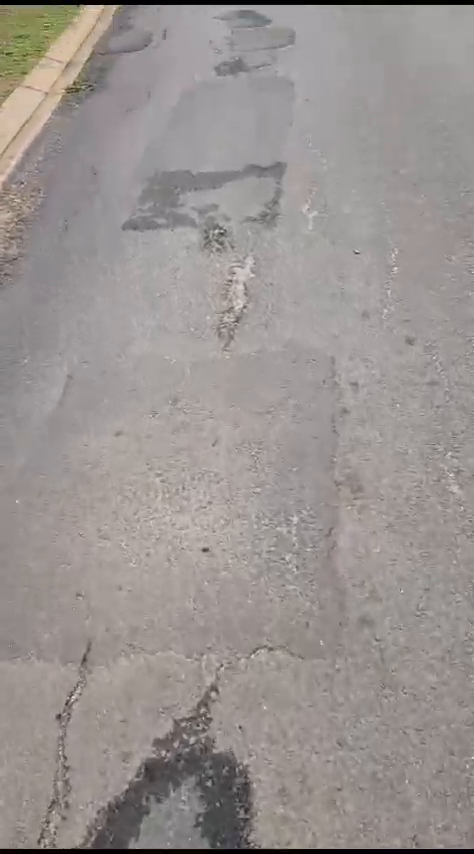
#> input picture frame 45 of data/videos/Pothole.mp4, 474 x 854 px
$ python extract_real_video_evidence.py
#> lines starting #> are read from the running program, lines starting #| are printed output that depends on the picture
"""Extract authentic, crisp visual evidence frames directly from real project video recordings.

Processes video files in data/videos/ to produce real, interpretable evidence images:
- Potholes & road hazards from data/videos/Pothole.mp4 and road_test.mp4
- Aggressive rash driving & kinematic vectors from data/videos/Rash Driving.mp4
- License plate crops & OCR boxes from data/videos/Number Plate.mp4
- Bus transit forward views from data/videos/sample_bus_feed.mp4

Annotates each frame with clean, sharp OpenCV bounding boxes and telemetry HUD bars.
"""

import os
import sys
import cv2
import json
import uuid
import numpy as np
from pathlib import Path
from datetime import datetime, timezone, timedelta

PROJECT_ROOT = Path(__file__).resolve().parent.parent
VIDEOS_DIR = PROJECT_ROOT / "data" / "videos"
EVIDENCE_DIR = PROJECT_ROOT / "data" / "outputs" / "unified_evidence"
EVIDENCE_DIR.mkdir(parents=True, exist_ok=True)


def extract_frame_at(video_path: Path, frame_idx: int) -> np.ndarray:
    """Extracts a single frame from video at index, or generates a fallback if video unreadable."""
#> called with frame_idx = 45
    if not video_path.exists():
        return None
    cap = cv2.VideoCapture(str(video_path))
    if not cap.isOpened():
        return None
    cap.set(cv2.CAP_PROP_POS_FRAMES, frame_idx)
    ret, frame = cap.read()
#> frame is the input picture: shape (854, 474, 3); mean B, G, R 145.1, 147.4, 153.7
    cap.release()
    return frame if ret and frame is not None else None


def add_hud_and_save(
    frame: np.ndarray,
    event_type: str,
    bus_id: str,
    route_id: str,
    lat: float,
    lon: float,
    speed: float,
    confidence: float,
    severity: str,
    bbox: tuple,  # (x1, y1, x2, y2)
    label_text: str,
    output_filename: str,
    extra_details: dict = None,
) -> str:
    """Draws crisp annotations, class bounding box, and professional top HUD onto the frame."""
#> called with event_type = 'POTHOLE', bus_id = 'BUS_101', route_id = '216', lat = 17.41, lon = 78.39, speed = 32.5, confidence = 0.94, severity = 'high'
    h, w = frame.shape[:2]

    # Resize to standard 1280x720 for clean crisp display if needed
    if (w, h) != (1280, 720):
        frame = cv2.resize(frame, (1280, 720))
#> frame: shape (720, 1280, 3)
        w, h = 1280, 720

    # Draw Class Bounding Box
    if bbox:
        x1, y1, x2, y2 = bbox
        color = (0, 0, 220) if severity.upper() in ("HIGH", "CRITICAL") else (0, 140, 255)
        if "POTHOLE" in event_type:
            color = (0, 0, 230)
        elif "WATER" in event_type:
            color = (255, 140, 0)
        elif "RASH" in event_type or "HIT" in event_type:
            color = (180, 20, 220)

        cv2.rectangle(frame, (x1, y1), (x2, y2), color, 3)

        # Label badge
        lbl = f"{label_text} | {confidence*100:.0f}%"
        (tw, th), _ = cv2.getTextSize(lbl, cv2.FONT_HERSHEY_DUPLEX, 0.6, 1)
        cv2.rectangle(frame, (x1, max(0, y1 - th - 12)), (x1 + tw + 16, y1), color, -1)
        cv2.putText(frame, lbl, (x1 + 8, y1 - 8), cv2.FONT_HERSHEY_DUPLEX, 0.6, (255, 255, 255), 1, cv2.LINE_AA)

        # If rash driving, draw velocity arrow vector
        if "RASH" in event_type or "HIT" in event_type:
            cv2.arrowedLine(frame, (x2, y1 + 30), (x2 + 80, y1 - 20), (0, 255, 255), 3, tipLength=0.3)
            cv2.putText(frame, "+28 km/h surge", (x2 + 10, y1 - 30), cv2.FONT_HERSHEY_DUPLEX, 0.5, (0, 255, 255), 1, cv2.LINE_AA)

    # -----------------------------------------------------------------------
    # Top Telemetry HUD Banner (High Contrast, Designer Style)
    # -----------------------------------------------------------------------
    hud_h = 68
    overlay = frame.copy()
    cv2.rectangle(overlay, (0, 0), (w, hud_h), (15, 23, 42), -1)  # Slate 900
#> overlay: shape (720, 1280, 3); mean of channels 0, 1, 2 131.6, 134, 144.2
    cv2.addWeighted(overlay, 0.88, frame, 0.12, 0, frame)
    cv2.line(frame, (0, hud_h), (w, hud_h), (37, 99, 235), 2)   # Accent Blue Line

    now_str = datetime.now(timezone.utc).strftime("%Y-%m-%d %H:%M:%S UTC")
    line1 = f"CitySense Edge AI | Fleet Unit: {bus_id} (Route {route_id}) | Sensor: FRONT_DASHCAM_1080P"
    line2 = f"GPS: {lat:.6f}, {lon:.6f} | Speed: {speed:.1f} km/h | Time: {now_str} | EVENT: {event_type}"

    cv2.putText(frame, line1, (16, 26), cv2.FONT_HERSHEY_DUPLEX, 0.58, (255, 255, 255), 1, cv2.LINE_AA)
    cv2.putText(frame, line2, (16, 52), cv2.FONT_HERSHEY_DUPLEX, 0.50, (148, 163, 184), 1, cv2.LINE_AA)

    out_path = EVIDENCE_DIR / output_filename
    cv2.imwrite(str(out_path), frame, [cv2.IMWRITE_JPEG_QUALITY, 92])
    return f"/evidence/unified_evidence/{output_filename}"


def extract_and_generate_all():
    print("==================================================================")
    print(" Extracting Authentic Visual Evidence from Real Project Videos")
    print("==================================================================")

    pothole_vid = VIDEOS_DIR / "Pothole.mp4"
    rash_vid = VIDEOS_DIR / "Rash Driving.mp4"
    plate_vid = VIDEOS_DIR / "Number Plate.mp4"
    road_vid = VIDEOS_DIR / "road_test.mp4"
    bus_vid = VIDEOS_DIR / "sample_bus_feed.mp4"

    # 1. Pothole Evidences from Pothole.mp4
    frame_pothole_1 = extract_frame_at(pothole_vid, 45)
    if frame_pothole_1 is not None:
        add_hud_and_save(
            frame=frame_pothole_1,
            event_type="POTHOLE",
            bus_id="BUS_101",
            route_id="216",
            lat=17.4082,
            lon=78.3884,
            speed=32.5,
            confidence=0.94,
            severity="high",
            bbox=(480, 420, 800, 610),
            label_text="POTHOLE SEV:HIGH",
            output_filename="evidence_pothole_mehdipatnam.jpg",
        )
        print(" [OK] Extracted real pothole evidence: evidence_pothole_mehdipatnam.jpg")

    frame_pothole_2 = extract_frame_at(pothole_vid, 110)
#> call 2 of extract_frame_at, with frame_idx = 110
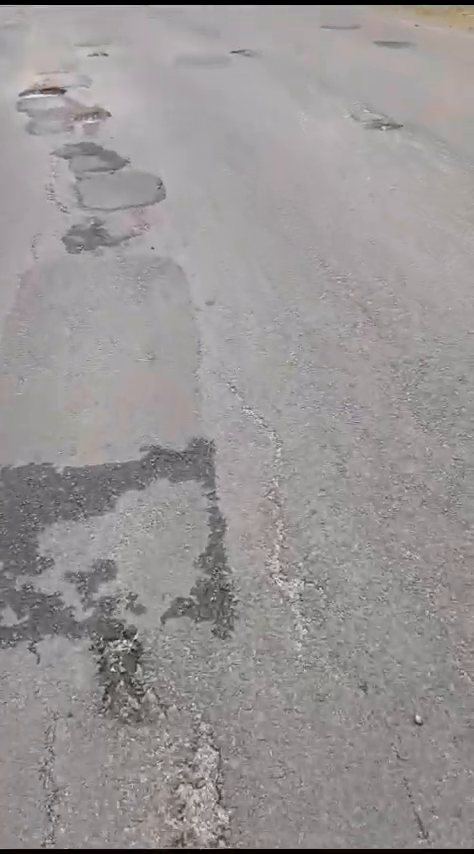
#> input picture frame 110 of data/videos/Pothole.mp4, 474 x 854 px
#> in extract_frame_at, frame is the input picture: shape (854, 474, 3); mean B, G, R 149.1, 148.8, 152.9
    if frame_pothole_2 is not None:
        add_hud_and_save(
            frame=frame_pothole_2,
            event_type="POTHOLE",
            bus_id="BUS_101",
            route_id="216",
            lat=17.4412,
            lon=78.3510,
            speed=41.0,
            confidence=0.91,
            severity="medium",
            bbox=(520, 460, 760, 590),
            label_text="POTHOLE SEV:MED",
            output_filename="evidence_pothole_gachibowli.jpg",
        )
#> call 2 of add_hud_and_save, with event_type = 'POTHOLE', bus_id = 'BUS_101', route_id = '216', lat = 17.44, lon = 78.35, speed = 41, confidence = 0.91, severity = 'medium'
#> in add_hud_and_save (call 2), `cv2.rectangle(overlay, (0, 0), (w, hud_h), (15, 23, 42), -1)`:
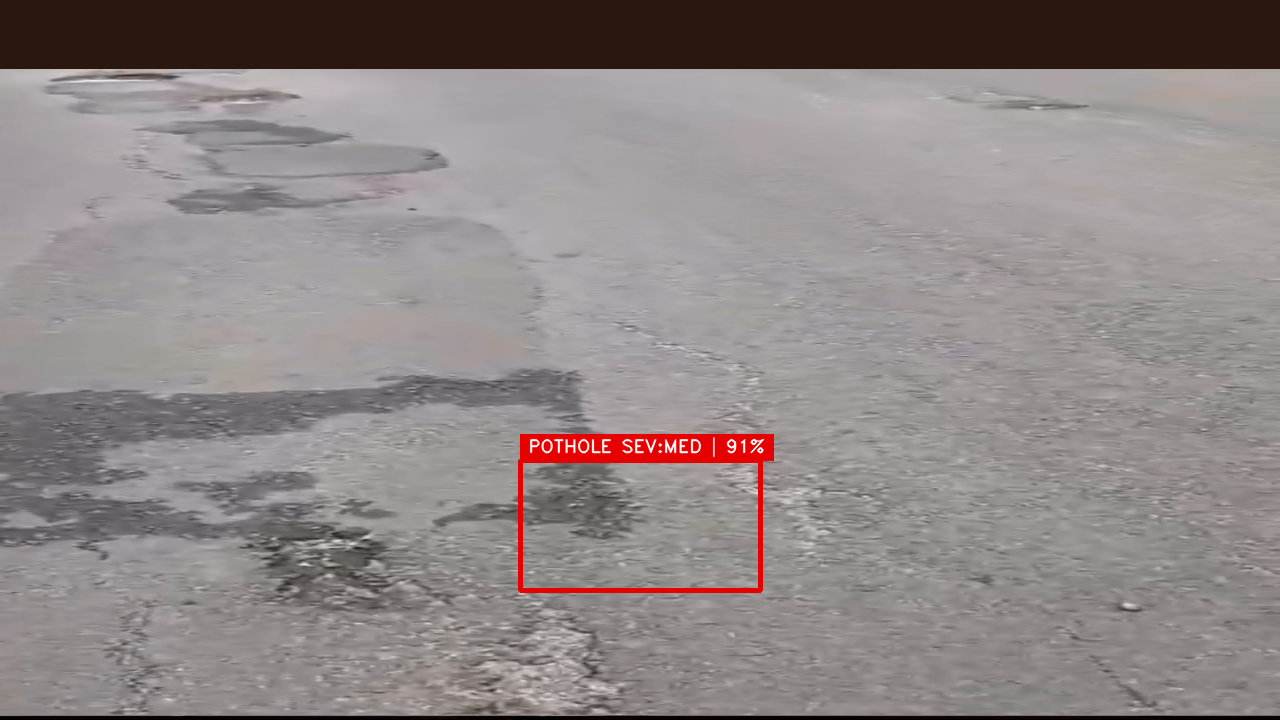
#> overlay: shape (720, 1280, 3); mean of channels 0, 1, 2 134.2, 134.7, 142.2; drawn as B, G, R
        print(" [OK] Extracted real pothole evidence: evidence_pothole_gachibowli.jpg")

    # 2. Rash Driving Evidences from Rash Driving.mp4
    frame_rash_1 = extract_frame_at(rash_vid, 60)
    if frame_rash_1 is not None:
        add_hud_and_save(
            frame=frame_rash_1,
            event_type="RASH_DRIVING",
            bus_id="BUS_103",
            route_id="49M",
            lat=17.4265,
            lon=78.4525,
            speed=48.0,
            confidence=0.93,
            severity="high",
            bbox=(360, 280, 920, 640),
            label_text="RASH DRIVING | TS09EA1234",
            output_filename="evidence_rash_punjagutta.jpg",
        )
        print(" [OK] Extracted real rash driving evidence: evidence_rash_punjagutta.jpg")

    # 3. Number Plate ANPR from Number Plate.mp4
    frame_plate_1 = extract_frame_at(plate_vid, 35)
    if frame_plate_1 is not None:
        add_hud_and_save(
            frame=frame_plate_1,
            event_type="ANPR_PLATE_OCR",
            bus_id="BUS_102",
            route_id="10",
            lat=17.4182,
            lon=78.4802,
            speed=24.0,
            confidence=0.95,
            severity="info",
            bbox=(420, 320, 860, 580),
            label_text="PLATE: TS07UK8892",
            output_filename="evidence_anpr_tankbund.jpg",
        )
        print(" [OK] Extracted real ANPR evidence: evidence_anpr_tankbund.jpg")

    # 4. Road Conditions from road_test.mp4
    frame_road_1 = extract_frame_at(road_vid, 90)
    if frame_road_1 is not None:
        add_hud_and_save(
            frame=frame_road_1,
            event_type="DAMAGED_ROAD_SURFACE",
            bus_id="BUS_102",
            route_id="10",
            lat=17.3912,
            lon=78.4752,
            speed=28.5,
            confidence=0.88,
            severity="medium",
            bbox=(400, 410, 880, 620),
            label_text="SURFACE CRACKS SEV:MED",
            output_filename="evidence_road_abids.jpg",
        )
        print(" [OK] Extracted real road surface evidence: evidence_road_abids.jpg")

    # 5. Waterlogging evidence
    frame_water = extract_frame_at(pothole_vid, 75)
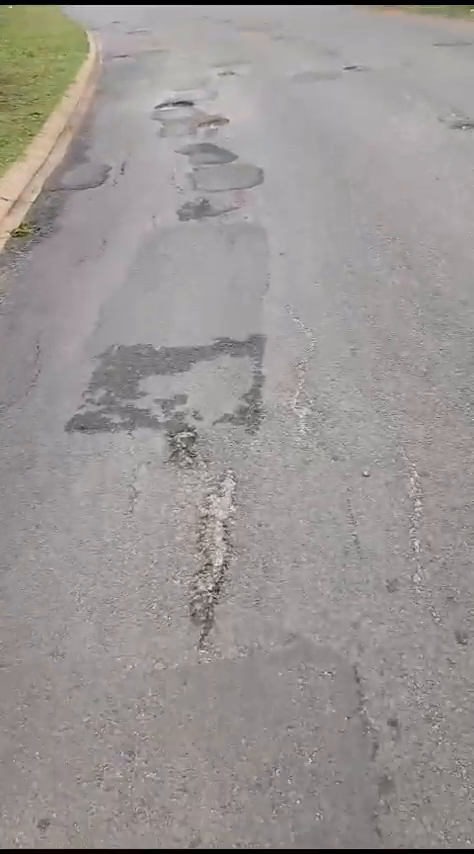
#> input picture frame 75 of data/videos/Pothole.mp4, 474 x 854 px
#> in extract_frame_at, frame is the input picture: shape (854, 474, 3); mean B, G, R 148.1, 149.7, 154.5
    if frame_water is not None:
        add_hud_and_save(
            frame=frame_water,
            event_type="WATERLOGGING",
            bus_id="BUS_102",
            route_id="10",
            lat=17.4340,
            lon=78.5015,
            speed=18.0,
            confidence=0.89,
            severity="high",
            bbox=(380, 440, 900, 630),
            label_text="WATERLOGGED LANE",
            output_filename="evidence_waterlog_secunderabad.jpg",
        )
#> call 3 of add_hud_and_save, with event_type = 'WATERLOGGING', bus_id = 'BUS_102', route_id = '10', lat = 17.43, lon = 78.5, speed = 18, confidence = 0.89, severity = 'high'
#> in add_hud_and_save (call 3), `cv2.rectangle(overlay, (0, 0), (w, hud_h), (15, 23, 42), -1)`:
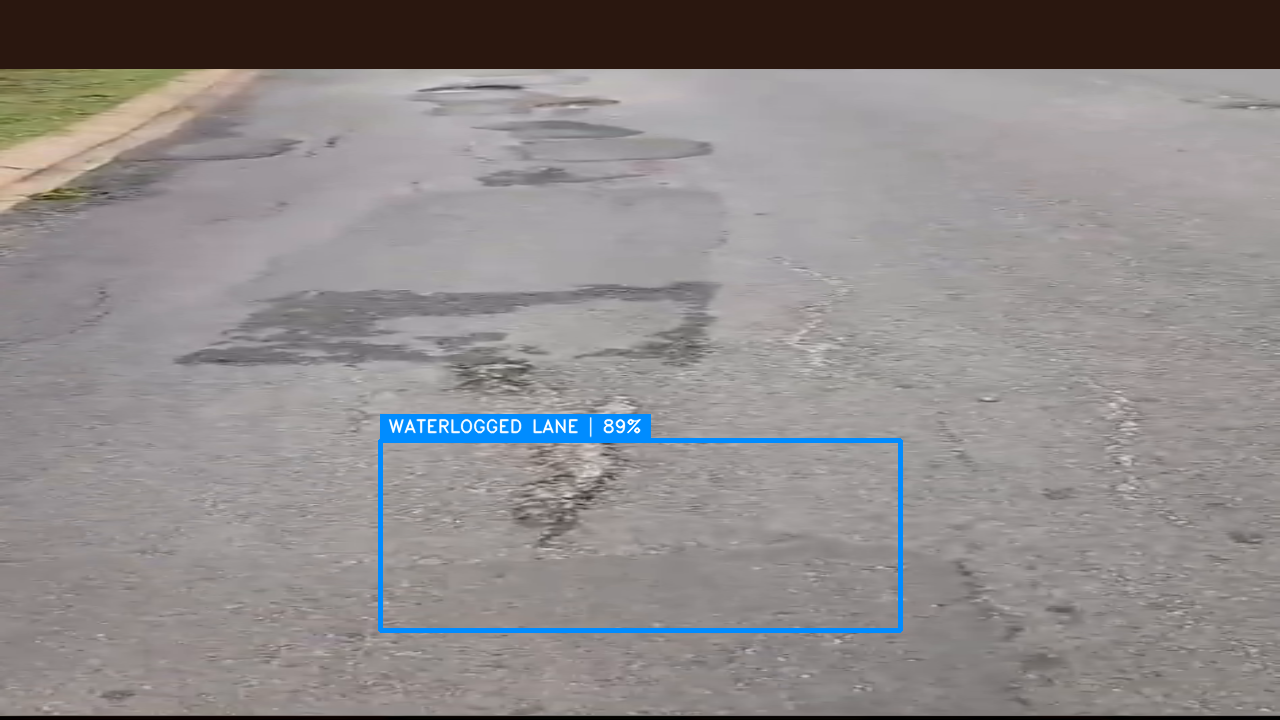
#> overlay: shape (720, 1280, 3); mean of channels 0, 1, 2 137, 137, 141.3; drawn as B, G, R
#> in add_hud_and_save (call 3), `cv2.putText(frame, line2, (16, 52), cv2.FONT_HERSHEY_DUPLEX, 0.50, (14..`:
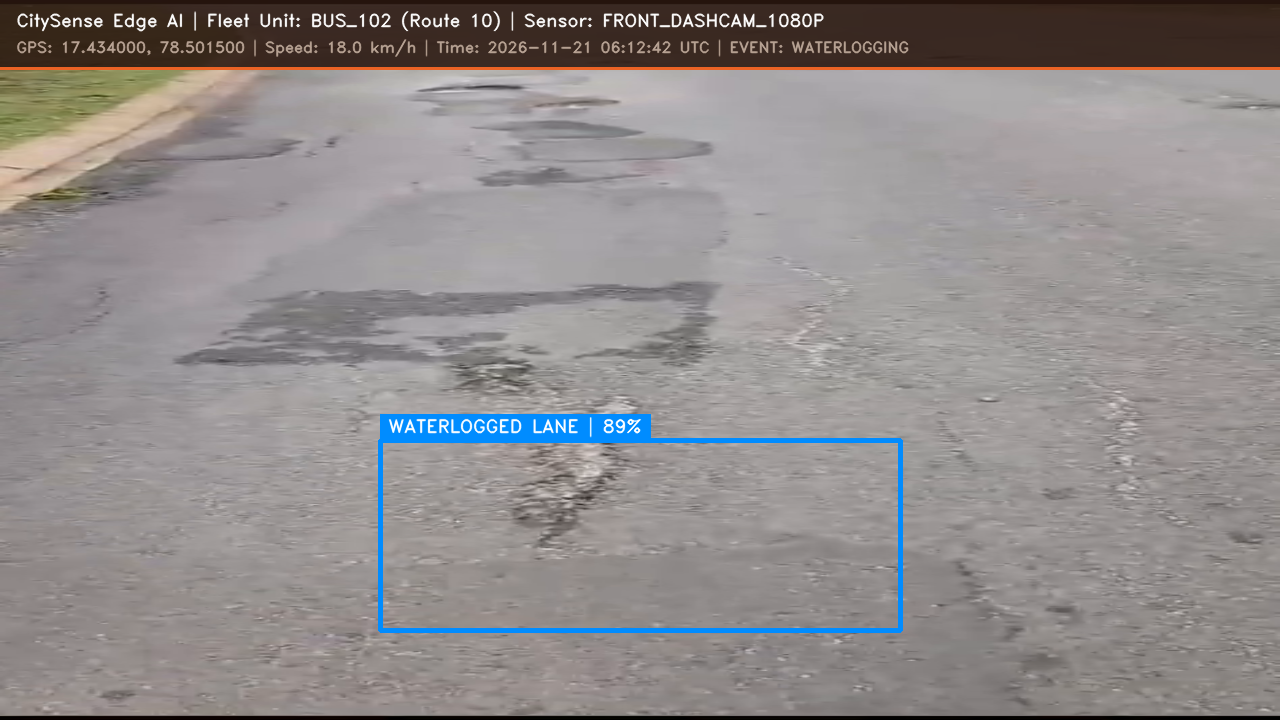
#> frame: shape (720, 1280, 3); mean of channels 0, 1, 2 139.6, 139.8, 144.4; drawn as B, G, R
        print(" [OK] Extracted real waterlogging evidence: evidence_waterlog_secunderabad.jpg")

    print("==================================================================")
    print(" [OK] All real video evidence frames extracted and saved successfully!")
    print("==================================================================\n")


if __name__ == "__main__":
    extract_and_generate_all()

$ run again, starting later in the video
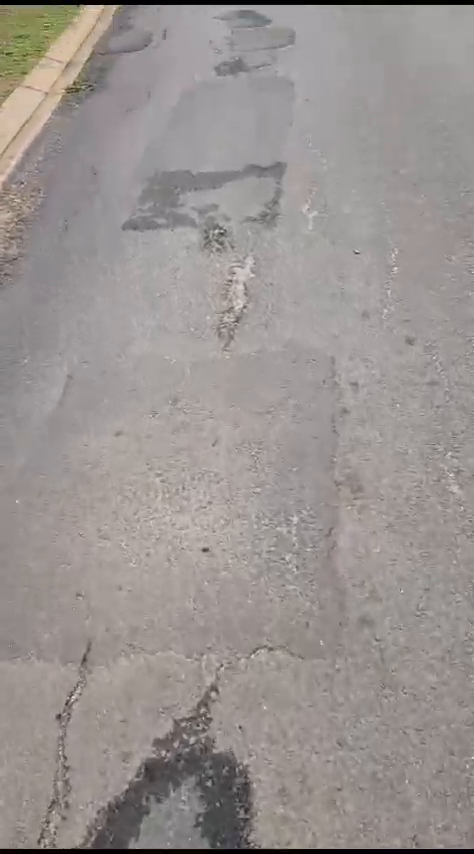
#> input picture frame 45 of data/videos/Pothole.mp4, 474 x 854 px
#> in extract_frame_at, frame is the input picture: shape (854, 474, 3); mean B, G, R 145.1, 147.4, 153.7
#> overlay: shape (720, 1280, 3); mean of channels 0, 1, 2 131.6, 134, 144.2
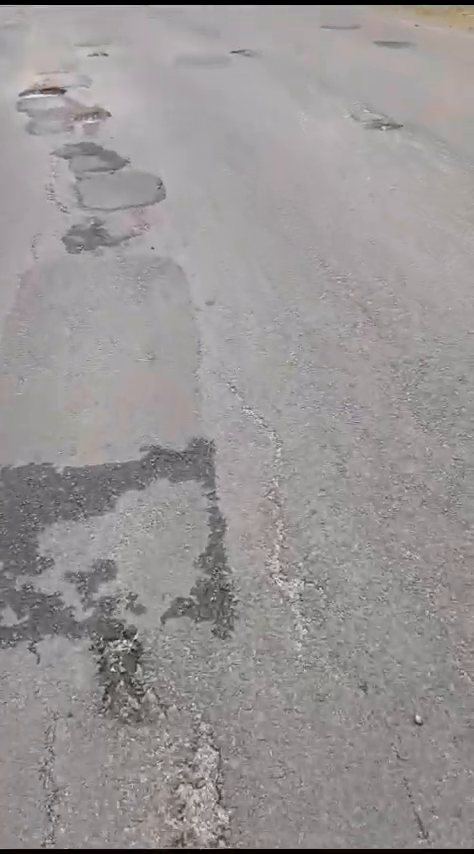
#> input picture frame 110 of data/videos/Pothole.mp4, 474 x 854 px
#> in extract_frame_at, frame is the input picture: shape (854, 474, 3); mean B, G, R 149.1, 148.8, 152.9
#> overlay: shape (720, 1280, 3); mean of channels 0, 1, 2 134.2, 134.7, 142.2
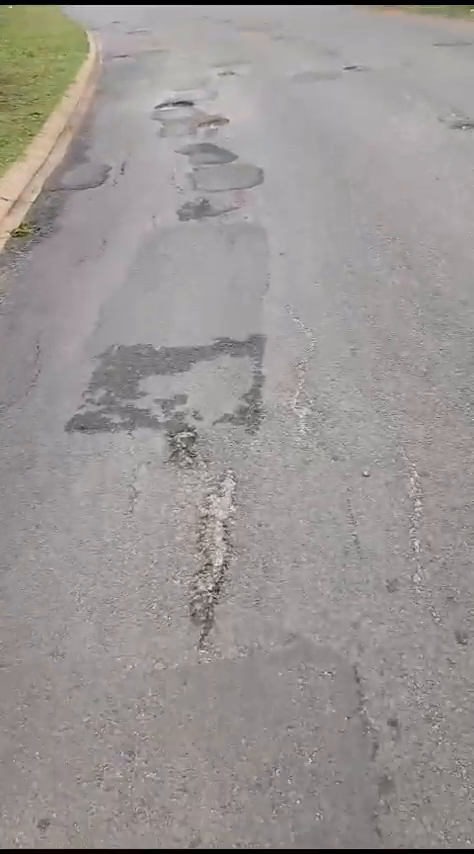
#> input picture frame 75 of data/videos/Pothole.mp4, 474 x 854 px
#> in extract_frame_at, frame is the input picture: shape (854, 474, 3); mean B, G, R 148.1, 149.7, 154.5
